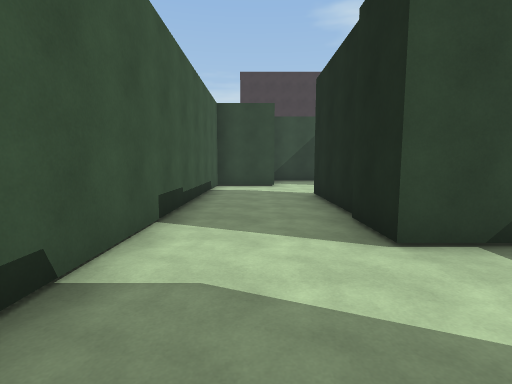
view 1 (above)

24 first-person views from a walk through a 3-D level made in the Unity game engine. The camera is 1.5 m above the floor, tilts 6° down and sees 85° across. The floor is counted in squares, 1.8 m on a side. Each view is taken from the middle of a square. On the plan, view 1 faces up. The plan holds only what a view shows up to about 10 squares ahead; the rest is blank. The place goes on beyond the plan. The player is left out. Surface patterns are stand-ins for the level's own textures.

view 2
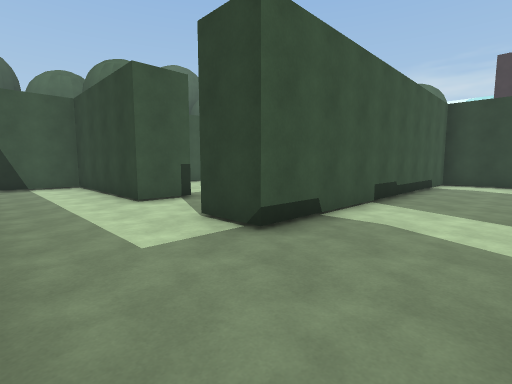

view 3
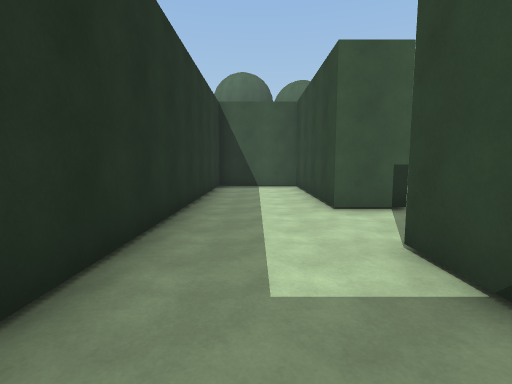

view 4
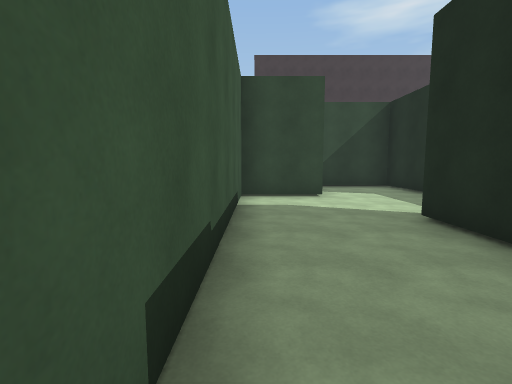

view 5
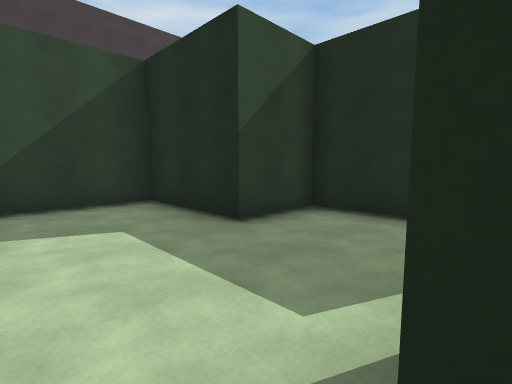

view 6
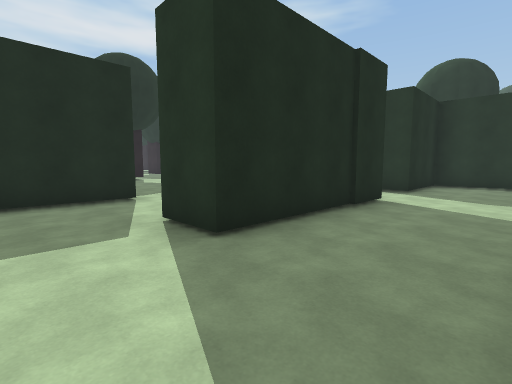

view 7
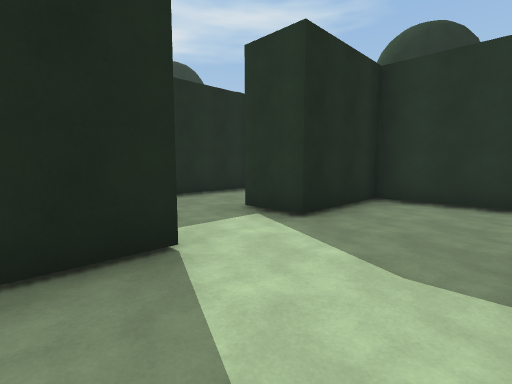

view 8
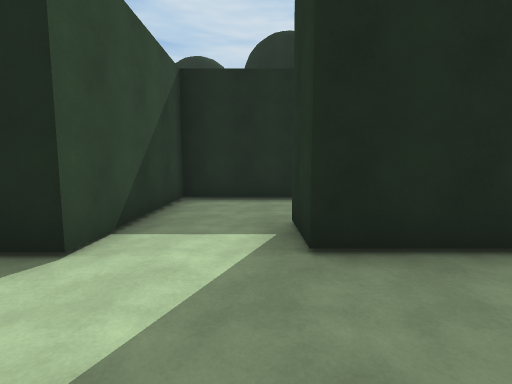

view 9
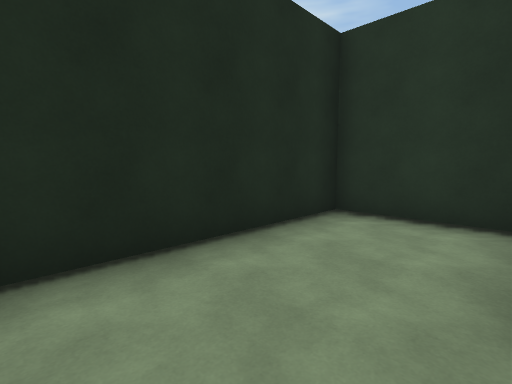

view 10
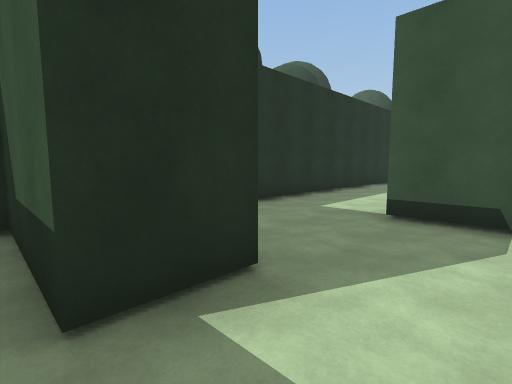

view 11
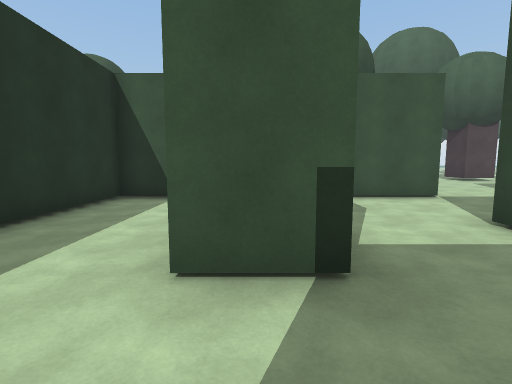

view 12
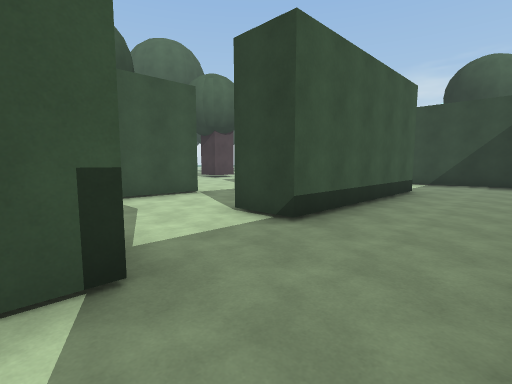

view 13
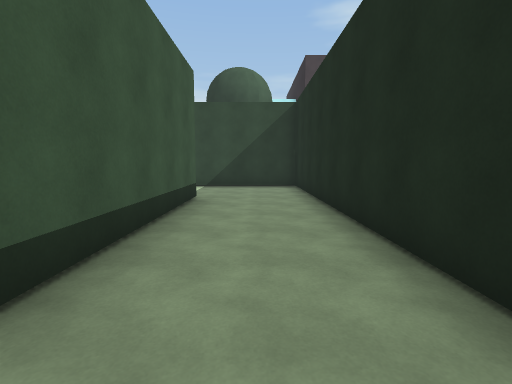

view 14
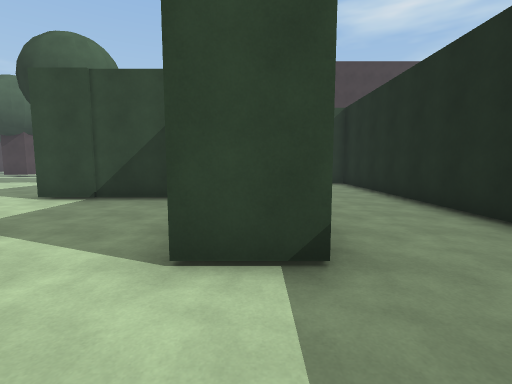

view 15
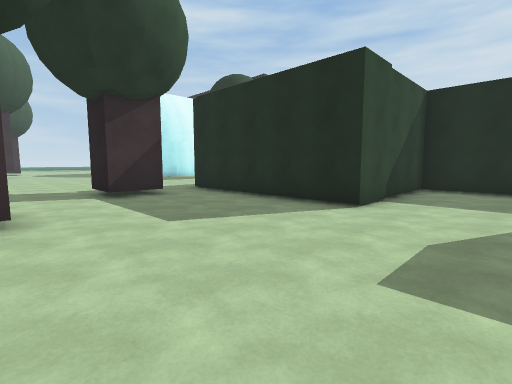

view 16
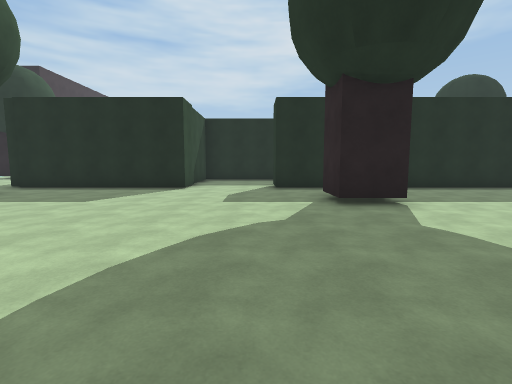

view 17
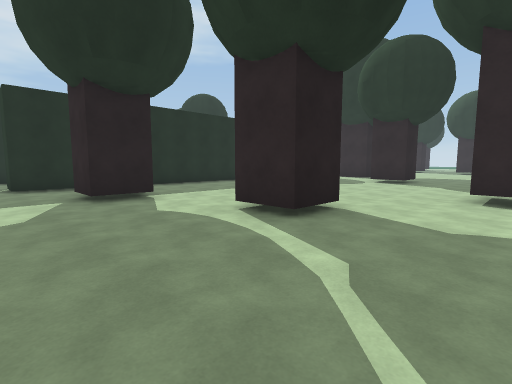

view 18
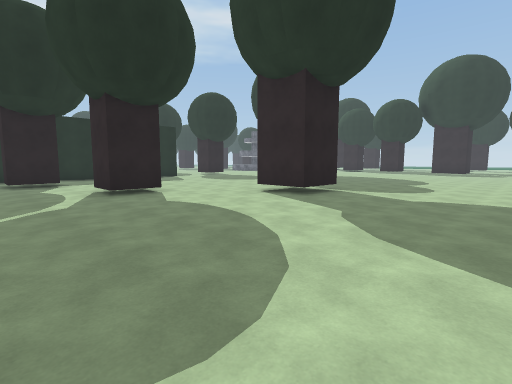

view 19
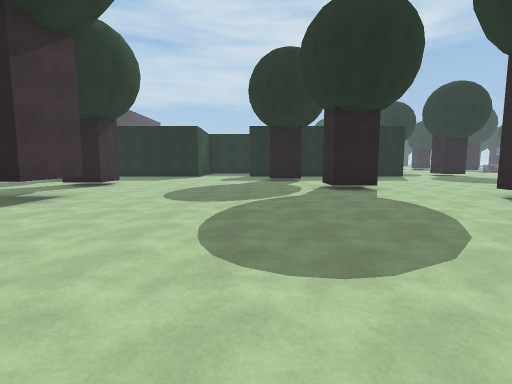

view 20
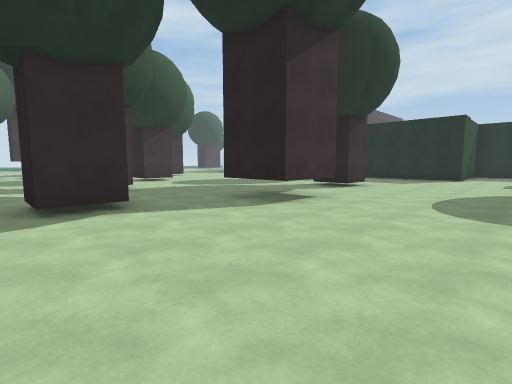

view 21
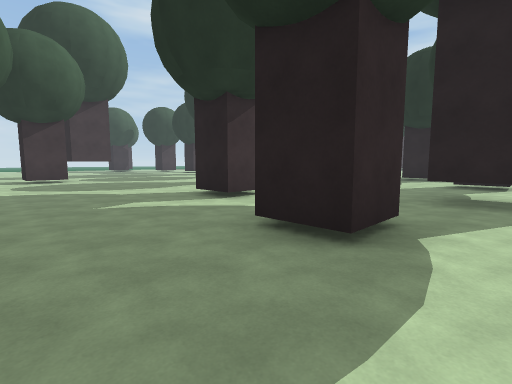

view 22
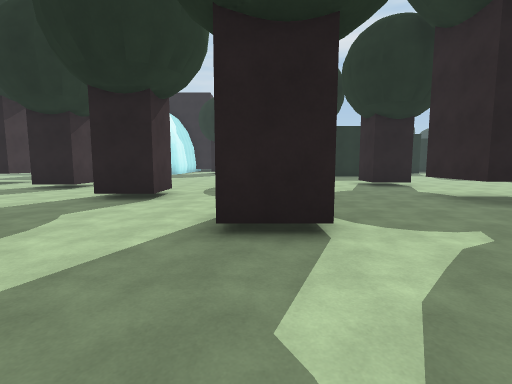

view 23
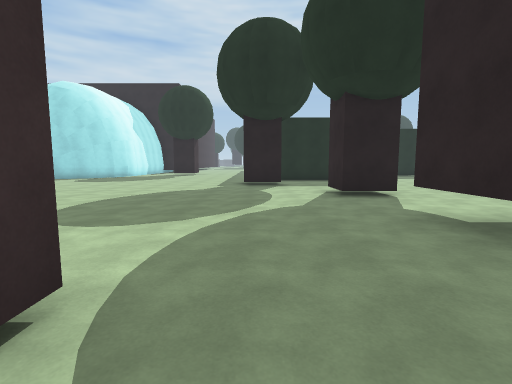

view 24
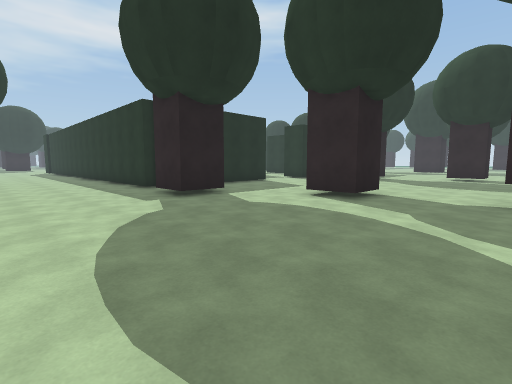

### Floor plan
Points are (right, up) in squares from view 1. A wall is a line through its corners. A room is listed if a view was taken in it or the views show most of it. See-through windows are left out.
Room 1 (views 1, 2, 3, 4, 5, 6, 7, 8)
walls: (1.5, 2.7) (1.5, 7.1) (2.9, 7.1); (-4.9, 0.4) (-9.7, 0.4) (-9.7, -2.3) (1.5, -2.3) (1.5, 0.5); (0.8, 9.9) (-1.4, 9.9) (-1.4, 0.4) (-2.8, 0.4); (5.4, 7.4) (5.4, 9.9) (3.6, 9.9) (3.6, 12.8) (1.1, 12.8)
ways out: opening at (2.5, 1.5) to room 2; opening at (-3.5, 1) to room 3; opening at (4.5, 7)
Room 2 (views 9, 10)
walls: (1.5, 0.5) (2.8, 0.5) (2.8, -2.3) (5.4, -2.3) (5.4, 2.7) (1.5, 2.7)
ways out: opening at (2.5, 1.5) to room 1
Room 3 (views 11, 12, 13, 14, 15, 16, 17, 18, 19, 20, 21, 22, 23, 24)
walls: (-15.6, 10.5) (-17.1, 10.5) (-17.1, 11.9) (-15.8, 11.9); (-19.6, 9.6) (-21.6, 9.6) (-21.6, 11.5) (-19.6, 11.5); (-14.5, 2.9) (-14.5, 4.3) (-13, 4.3); (-12.4, 13.1) (-13.8, 13.1) (-13.8, 14.4) (-12.4, 14.4); (-18.5, 1.2) (-18.5, 2.6) (-17, 2.6); (-11, 3.8) (-11, 5.4) (-9.7, 5.4) (-9.7, 3.2); (-24, 11.3) (-25.4, 11.3) (-25.4, 12.6); (-22.4, 15.1) (-23.8, 15.1) (-23.8, 16.5); (-6.7, 6.4) (-6.7, 8.3) (-11, 8.3) (-11, 14) (-9.8, 14); (-19.2, 18.3) (-20.7, 18.3) (-20.7, 19.8); (-5.4, 9.6) (-5.4, 4.2) (-6.8, 4.2); (-21.8, -2.8) (-21.8, -1) (-20, -1); (-11, -2.4) (-11, 1.1); (-4.9, 1.8) (-4.9, 0.4); (-16.9, 21.8) (-18, 21.8) (-18, 22.5); (-2.6, 4.4) (-2.6, 12.8) (-6.1, 12.8)
ways out: opening at (-3.5, 1) to room 1

Where each view was taken, in squares from view 1:
view 1: 0 up, 0 right, facing up
view 2: 2 down, 1 right, facing up-left
view 3: 1 down, 0 right, facing left
view 4: 3 up, 1 left, facing up
view 5: 7 up, 1 right, facing up-right
view 6: 9 up, 1 left, facing down-right
view 7: 4 up, 1 left, facing down-right
view 8: 1 up, 1 left, facing right
view 9: 2 up, 3 right, facing down-right
view 10: 2 up, 3 right, facing down-left
view 11: 1 up, 3 left, facing left
view 12: 1 up, 3 left, facing up-left
view 13: 3 up, 4 left, facing up
view 14: 2 up, 6 left, facing up
view 15: 6 up, 16 left, facing up-right
view 16: 6 up, 20 left, facing right
view 17: 6 up, 21 left, facing down-right
view 18: 5 up, 26 left, facing down-right
view 19: 5 up, 27 left, facing right
view 20: 6 up, 26 left, facing up-right
view 21: 10 up, 28 left, facing up-right
view 22: 16 up, 27 left, facing right
view 23: 14 up, 24 left, facing right
view 24: 18 up, 20 left, facing down-right
